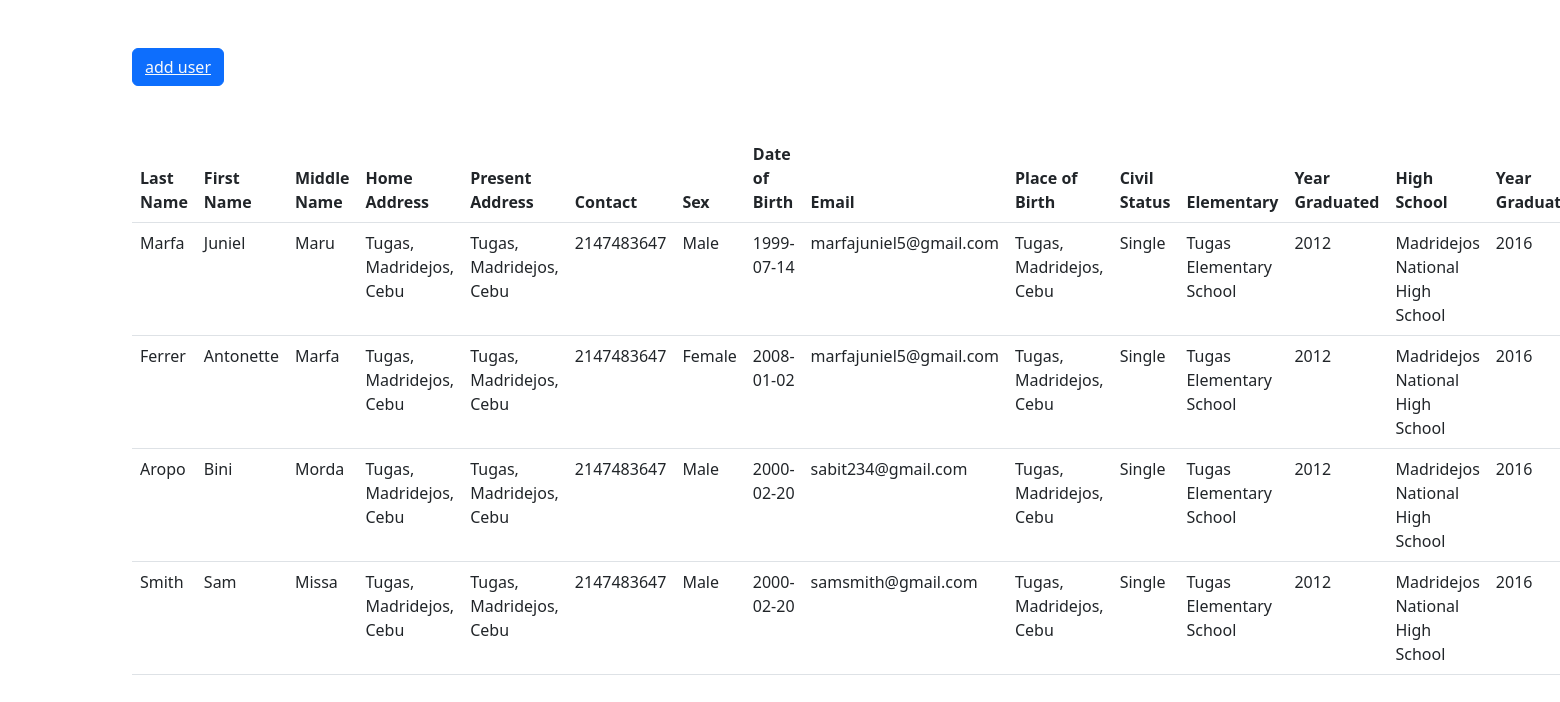
The page / on the database its author committed.
### tables this page shows
CREATE TABLE `student_info` (
  `id` int(11) NOT NULL,
  `lname` varchar(255) NOT NULL,
  `fname` varchar(255) NOT NULL,
  `mname` varchar(255) NOT NULL,
  `homeAdd` varchar(255) NOT NULL,
  `presentAdd` varchar(255) NOT NULL,
  `contact` int(11) NOT NULL,
  `sex` varchar(255) NOT NULL,
  `dateOfbirth` varchar(255) NOT NULL,
  `email` varchar(255) NOT NULL,
  `placeOfbirth` varchar(255) NOT NULL,
  `civilstatus` varchar(255) NOT NULL,
  `elementary` varchar(255) NOT NULL,
  `elemgraduated` int(11) NOT NULL,
  `highschool` varchar(255) NOT NULL,
  `highgraduated` int(11) NOT NULL,
  `shs` varchar(255) NOT NULL,
  `shsgraduated` int(11) NOT NULL,
  `track_strand` varchar(255) NOT NULL,
  `completename` varchar(255) NOT NULL,
  `datesigned` date NOT NULL,
  `course` varchar(255) NOT NULL
);

### index.php (the view, shortened to what this page needs)
<!doctype html>
<html lang="en">
  <head>
    <link href="https://cdn.jsdelivr.net/npm/bootstrap@5.3.0/dist/css/bootstrap.min.css" rel="stylesheet">
    <link href="bootstrap-5.3.0-dist/css/bootstrap.min.css" rel="stylesheet">
</head>
  <body>
    <div class="container my-5">
      <button class="btn btn-primary mb-5"><a href="user.php" class="text-light" > add user</a></button>
        <table class="table">
  <thead>
    <tr>
      <th scope="col">Last Name</th>
      <th scope="col">First Name</th>
      <th scope="col">Middle Name</th>
      <th scope="col">Home Address</th>
      <th scope="col">Present Address</th>
      <th scope="col">Contact</th>
      <th scope="col">Sex</th>
      <th scope="col">Date of Birth</th>
      <th scope="col">Email</th>
      <th scope="col">Place of Birth</th>
      <th scope="col">Civil Status</th>
      <th scope="col">Elementary</th>
      <th scope="col">Year Graduated</th>
      <th scope="col">High School</th>
      <th scope="col">Year Graduated</th>
    </tr>
  </thead>
  <tbody>
    <?php
    include "connect.php";
    $sql = "SELECT * FROM `student_info`";
    $result = mysqli_query($conn, $sql);
    while($row = mysqli_fetch_assoc($result)){
        ?>
        <tr>
      <td><?php echo $row['lname']?></td>
      <td><?php echo $row['fname']?></td>
      <td><?php echo $row['mname']?></td>
      <td><?php echo $row['homeAdd']?></td>
      <td><?php echo $row['presentAdd']?></td>
      <td><?php echo $row['contact']?></td>
      <td><?php echo $row['sex']?></td>
      <td><?php echo $row['dateOfbirth']?></td>
      <td><?php echo $row['email']?></td>
      <td><?php echo $row['placeOfbirth']?></td>
      <td><?php echo $row['civilstatus']?></td>
      <td><?php echo $row['elementary']?></td>
      <td><?php echo $row['elemgraduated']?></td>
      <td><?php echo $row['highschool']?></td>
      <td><?php echo $row['highgraduated']?></td>
    </tr>
        <?php
    }
    ?>
  </tbody>
</table>
    </div>
  </body>
  </html>

### rows shown on the page
student_info: lname "Marfa", fname "Juniel", mname "Maru", homeAdd "Tugas, Madridejos, Cebu", presentAdd "Tugas, Madridejos, Cebu", contact "2147483647", sex "Male", dateOfbirth "1999-07-14", email "marfajuniel5@gmail.com", placeOfbirth "Tugas, Madridejos, Cebu", civilstatus "Single", elementary "Tugas Elementary School", elemgraduated "2012", highschool "Madridejos National High School", highgraduated "2016"
student_info: lname "Ferrer", fname "Antonette", mname "Marfa", homeAdd "Tugas, Madridejos, Cebu", presentAdd "Tugas, Madridejos, Cebu", contact "2147483647", sex "Female", dateOfbirth "2008-01-02", email "marfajuniel5@gmail.com", placeOfbirth "Tugas, Madridejos, Cebu", civilstatus "Single", elementary "Tugas Elementary School", elemgraduated "2012", highschool "Madridejos National High School", highgraduated "2016"
student_info: lname "Aropo", fname "Bini", mname "Morda", homeAdd "Tugas, Madridejos, Cebu", presentAdd "Tugas, Madridejos, Cebu", contact "2147483647", sex "Male", dateOfbirth "2000-02-20", email "sabit234@gmail.com", placeOfbirth "Tugas, Madridejos, Cebu", civilstatus "Single", elementary "Tugas Elementary School", elemgraduated "2012", highschool "Madridejos National High School", highgraduated "2016"
student_info: lname "Smith", fname "Sam", mname "Missa", homeAdd "Tugas, Madridejos, Cebu", presentAdd "Tugas, Madridejos, Cebu", contact "2147483647", sex "Male", dateOfbirth "2000-02-20", email "samsmith@gmail.com", placeOfbirth "Tugas, Madridejos, Cebu", civilstatus "Single", elementary "Tugas Elementary School", elemgraduated "2012", highschool "Madridejos National High School", highgraduated "2016"
